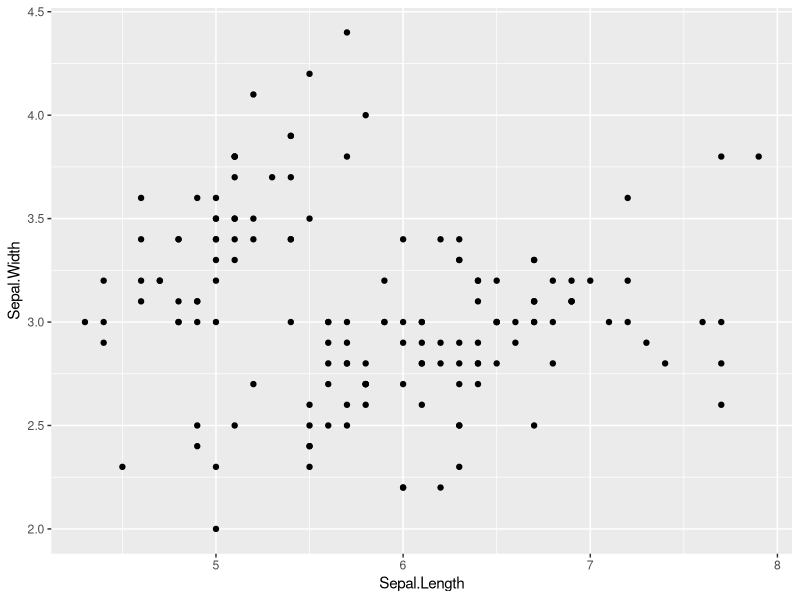
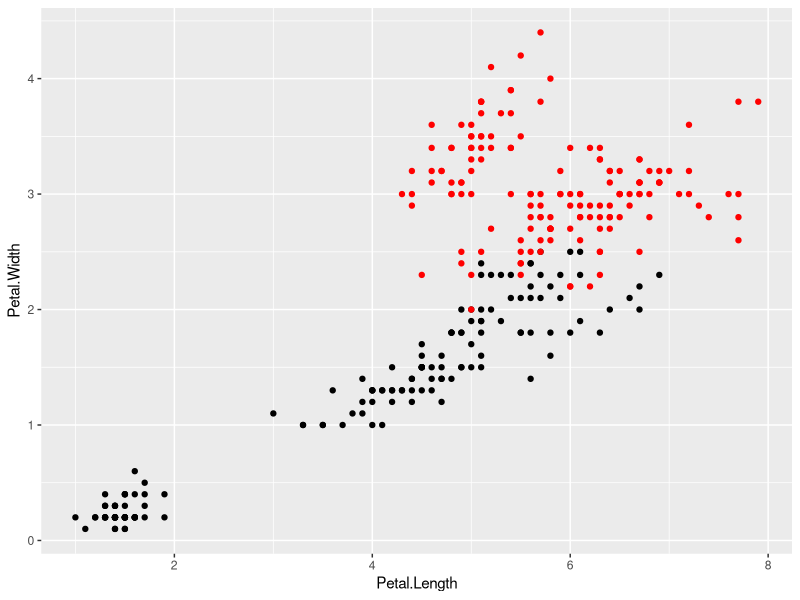
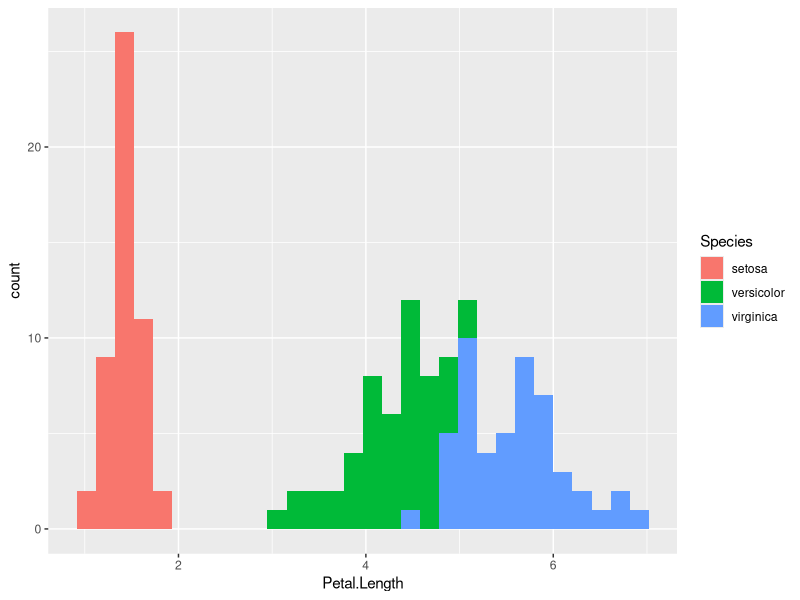
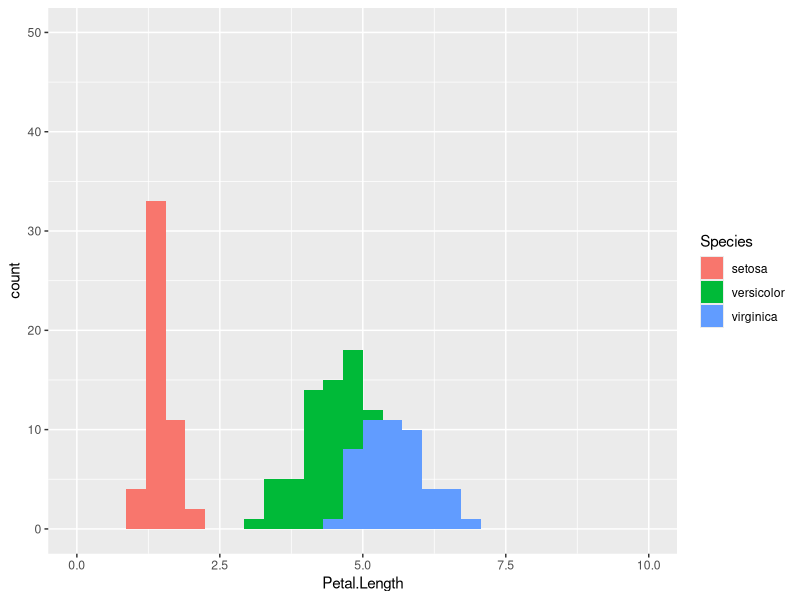
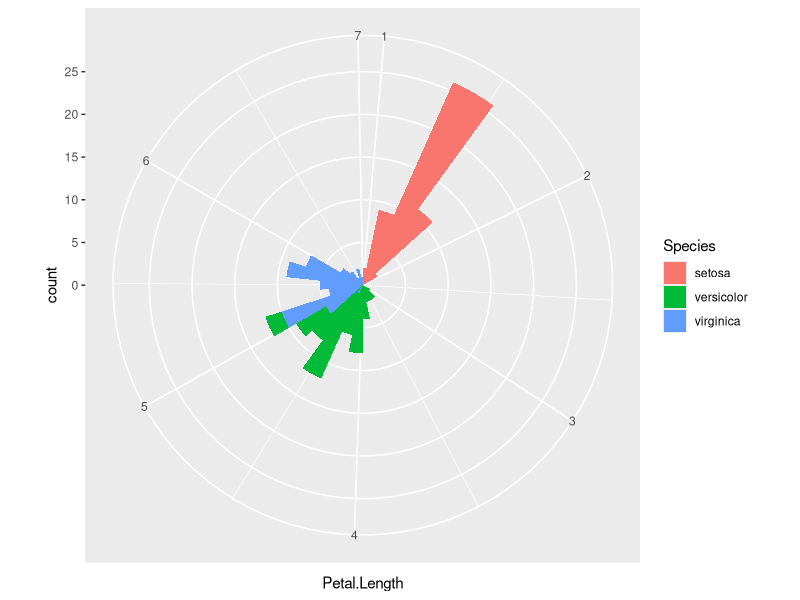
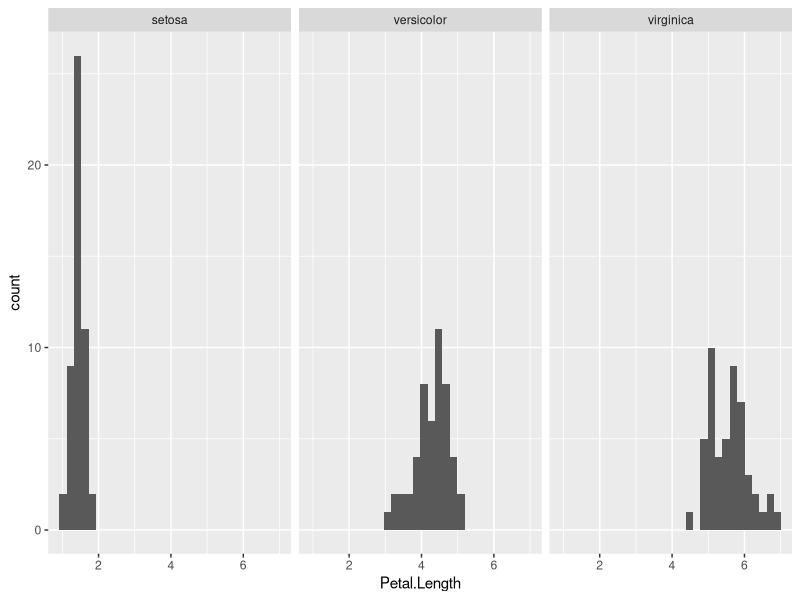
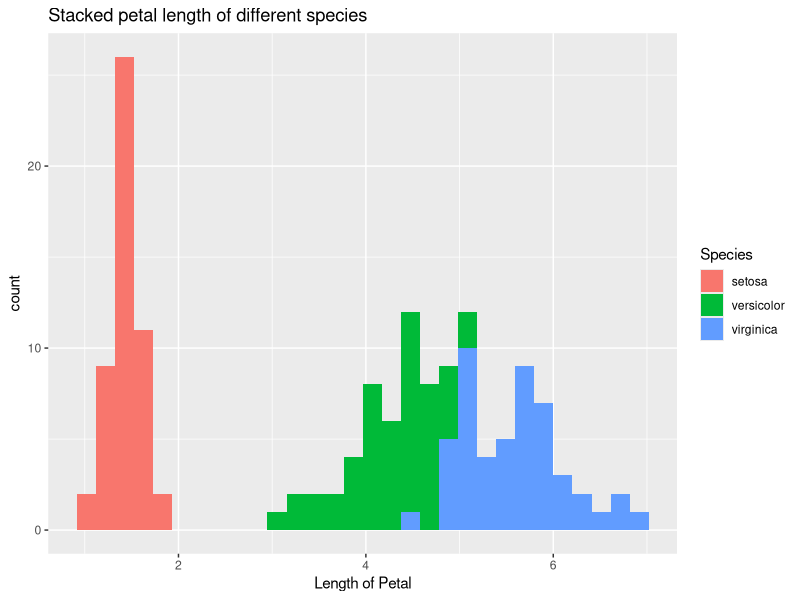

Write the R code that produced these figures, in order.
## ---- chunk 1
library(ggplot2)

ggplot(data = iris) +  #Data part
  geom_point(aes(Sepal.Length, Sepal.Width))  #Mapping part
## ---- chunk 2
ggplot(data = iris) +  #Data part
  geom_point(aes(Petal.Length, Petal.Width)) +  #layer 1 with mapping 
  geom_point(aes(Sepal.Length, Sepal.Width), color='red')  #layer 2 with a different mapping
## ---- chunk 3
ggplot(data = iris) +
  geom_histogram(mapping=aes(x=Petal.Length, fill=Species), stat = 'bin',position = 'stack')
## ---- chunk 4
ggplot(data = iris) +
  geom_histogram(mapping=aes(x=Petal.Length, fill=Species), stat = 'bin',position = 'stack') +
  scale_x_continuous(limits = c(0, 10)) +
  scale_y_continuous(limits = c(0, 50))
## ---- chunk 5
ggplot(data = iris) +
  geom_histogram(mapping=aes(x=Petal.Length, fill=Species), stat = 'bin',position = 'stack') +
  coord_polar()
## ---- chunk 6
ggplot(data = iris) +
  geom_histogram(mapping=aes(x=Petal.Length), stat = 'bin') +
  facet_wrap(iris$Species)
## ---- chunk 7
ggplot(data = iris) +
  geom_histogram(mapping=aes(x=Petal.Length, fill=Species), stat = 'bin',position = 'stack') +
  ggtitle('Stacked petal length of different species') +
  xlab('Length of Petal')
## ---- chunk 8
#| echo: false
library(ggplot2)
x <- lsf.str("package:ggplot2")
geominfo <- data.frame(GEOM = x[stringr::str_detect(x, "^geom")])
get_req <- function(geom) {
  t <- evaluate::evaluate(paste0("ggplot(mtcars) + ",
                                 geom, "()"))
  message <- t[[length(t)]]$parent$message
  missing <- ifelse(!is.null(message),
                    stringr::str_remove_all(message, "^.*aesthetics: |^.*requires an | aesthetic.$"), NA)
}
geominfo$`REQUIRED MAPPINGS` <- sapply(geominfo$GEOM, get_req)
knitr::kable(geominfo)
